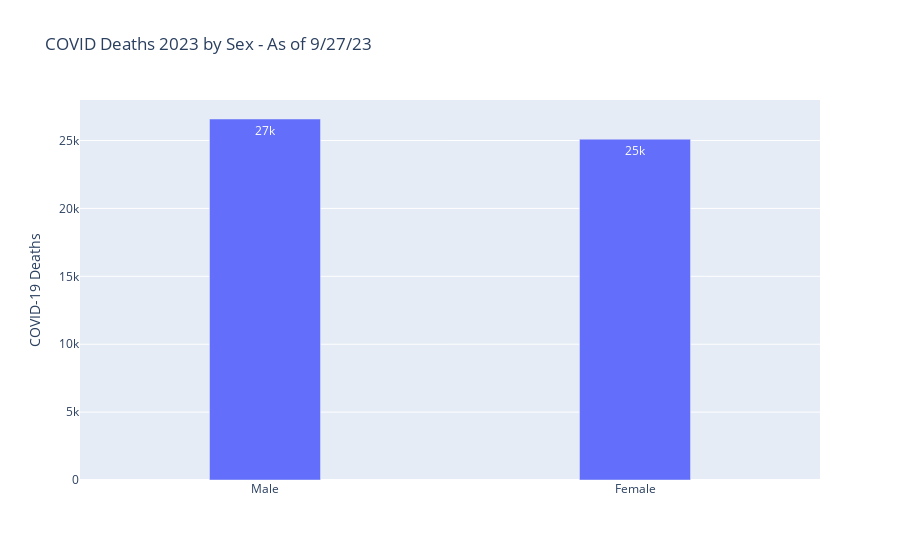

This figure's notebook cell:
### Code cell
covid_deaths_by_sex = (
    df
    .filter(
        pl.col('State') == 'United States',
        pl.col('Year') == 2023,
        pl.col('Age Group') == 'All Ages',
        pl.col('Sex') != 'All Sexes'
    )
    .group_by('Sex')
    .agg(pl.col('COVID-19 Deaths').sum())
    .sort(by='COVID-19 Deaths', descending=True)
    .head()
)

fig = px.bar(
    covid_deaths_by_sex, 
    x='Sex', 
    y='COVID-19 Deaths', 
    title='COVID Deaths 2023 by Sex - As of 9/27/23',
    text_auto='.2s'
)

fig.update_layout(xaxis_title=None)
fig.update_traces(width = 0.3, textfont_size=12, textangle=0, textposition='inside')
fig.show()

### Figure 1 — Plotly figure (JSON) as saved in the notebook; plotly's stock layout.template omitted (floating-point values rounded to 4 significant figures)
{"data": [{"alignmentgroup": "True", "hovertemplate": "Sex=%{x}<br>COVID-19 Deaths=%{y}<extra></extra>", "legendgroup": "", "marker": {"color": "#636efa", "pattern": {"shape": ""}}, "name": "", "offsetgroup": "", "orientation": "v", "showlegend": false, "textangle": 0, "textfont": {"size": 12}, "textposition": "inside", "texttemplate": "%{y:.2s}", "type": "bar", "width": 0.3, "x": ["Male", "Female"], "xaxis": "x", "y": [26585, 25099], "yaxis": "y"}], "layout": {"barmode": "relative", "legend": {"tracegroupgap": 0}, "title": {"text": "COVID Deaths 2023 by Sex - As of 9/27/23"}, "xaxis": {"anchor": "y", "domain": [0, 1], "title": {}}, "yaxis": {"anchor": "x", "domain": [0, 1], "title": {"text": "COVID-19 Deaths"}}}}
